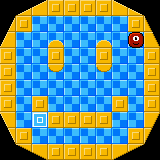

A level layout from a 2D game, rendered from its tile map. Below: a short description, then the map file with its tile-grid data intact:
An orthogonal 10x10 tile map with 16x16 px tiles, 3 tile layers (floor, walls, items).

<map version="1.10" tiledversion="1.11.0" orientation="orthogonal" renderorder="left-up" width="10" height="10" tilewidth="16" tileheight="16" infinite="0" nextlayerid="4" nextobjectid="1">
 <editorsettings>
  <export format="defold" />
 </editorsettings>
 <properties>
  <property name="moves" type="int" value="6" />
  <property name="name" value="SMILE" />
 </properties>
 <tileset firstgid="1" source="tiles.tsx" />
 <layer id="1" name="floor" width="10" height="10">
  <data encoding="csv">
0,0,0,0,0,0,0,0,0,0,
0,0,52,52,52,52,52,52,0,0,
0,52,52,52,52,52,52,52,52,0,
0,52,52,52,52,52,52,52,52,0,
0,52,52,52,52,52,52,52,52,0,
0,52,52,52,52,52,52,52,52,0,
0,52,0,52,52,52,52,0,52,0,
0,52,52,0,0,0,0,52,52,0,
0,0,52,52,52,52,52,52,0,0,
0,0,0,0,0,0,0,0,0,0
</data>
 </layer>
 <layer id="2" name="walls" width="10" height="10">
  <data encoding="csv">
0,64,65,51,51,51,51,66,67,0,
76,51,0,0,0,0,0,0,51,78,
77,0,0,60,0,0,60,0,0,79,
51,0,0,51,0,0,51,0,0,51,
51,0,0,61,0,0,61,0,0,51,
51,0,0,0,0,0,0,0,0,51,
51,0,51,0,0,0,0,51,0,51,
73,0,0,51,51,51,51,0,0,75,
72,51,0,0,0,0,0,0,51,74,
0,68,69,51,51,51,51,70,71,0
</data>
 </layer>
 <layer id="3" name="items" width="10" height="10">
  <data encoding="csv">
0,0,0,0,0,0,0,0,0,0,
0,0,0,0,0,0,0,0,0,0,
0,0,0,0,0,0,0,0,2,0,
0,0,0,0,0,0,0,0,0,0,
0,0,0,0,0,0,0,0,0,0,
0,0,0,0,0,0,0,0,0,0,
0,0,0,0,0,0,0,0,0,0,
0,0,1,0,0,0,0,0,0,0,
0,0,0,0,0,0,0,0,0,0,
0,0,0,0,0,0,0,0,0,0
</data>
 </layer>
</map>
